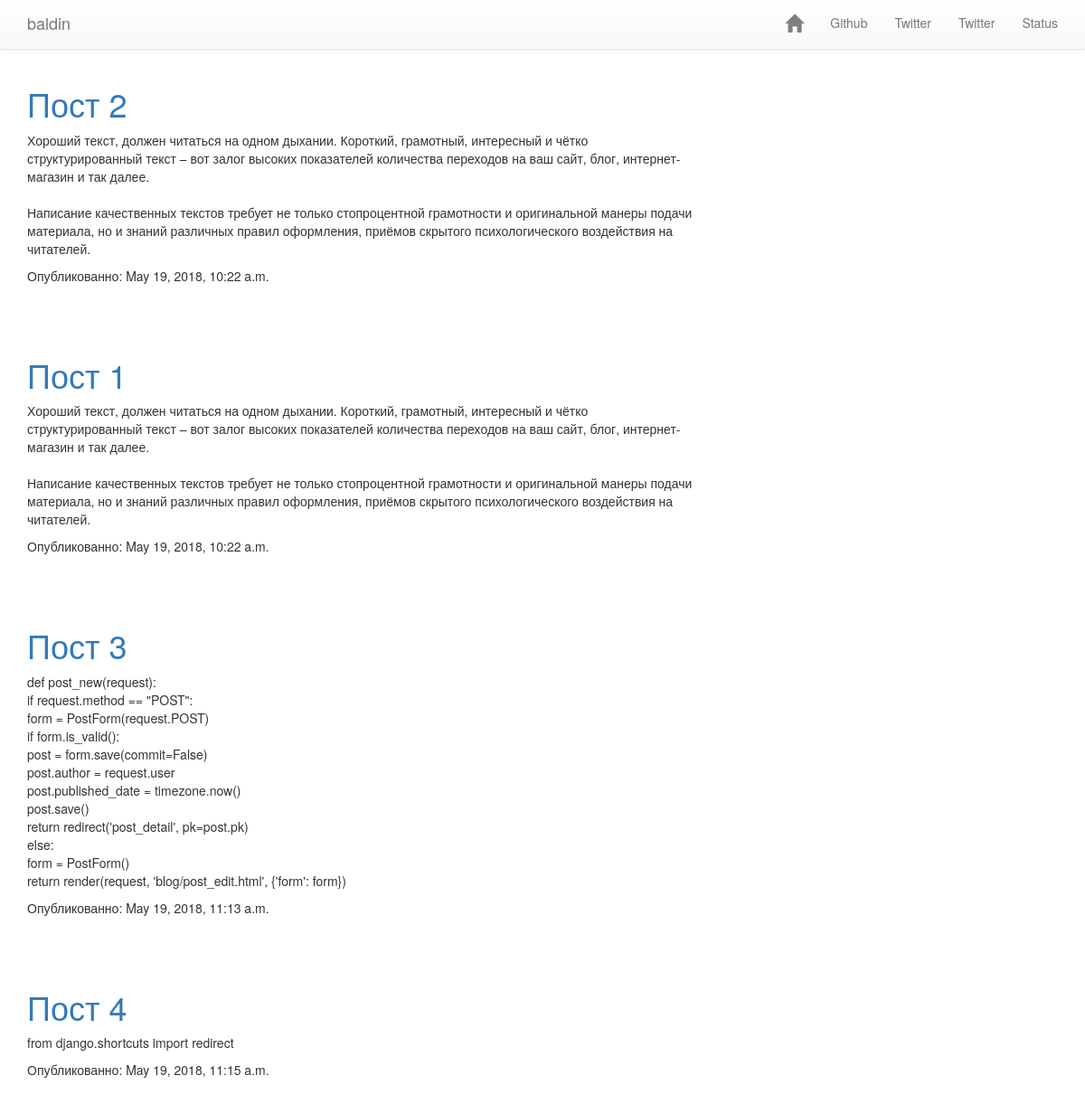
The page / on the database its author committed.
### blog/models.py (models this page shows, shortened)
class Post(models.Model):
    author = models.ForeignKey('auth.User', on_delete=models.CASCADE)
    title = models.CharField(max_length=200)
    text = models.TextField()
    created_date = models.DateTimeField(
            default=timezone.now)
    published_date = models.DateTimeField(
            blank=True, null=True)

### blog/views.py (the view)
def post_list(request):
    posts = Post.objects.filter(published_date__lte=timezone.now()).order_by('published_date')
    return render(request, 'blog/post_list.html', {'posts': posts})

### blog/templates/blog/post_list.html
{% extends 'blog/base.html' %}
{% block content %}
    {% for post in posts %}
        <div class="post">
            <h1><a href="{% url 'post_detail' pk=post.pk %}">{{ post.title }}</a></h1>
            <p>{{ post.text|linebreaksbr }}</p>
        </div>
        <div class="date">
            Опубликованно: {{ post.published_date }}
        </div>
        <br><br><br>
    {% endfor %}
{% endblock %}

### blog/templates/blog/base.html (shortened to what this page needs)
<!DOCTYPE html>
{% load staticfiles %}
<html>
<head>
    <link rel="stylesheet" href="https://maxcdn.bootstrapcdn.com/bootstrap/3.3.7/css/bootstrap.min.css">
    <link rel="stylesheet" href="https://maxcdn.bootstrapcdn.com/bootstrap/3.3.7/css/bootstrap-theme.min.css">
    <body>
        <div>
            <nav class="navbar navbar-default navbar-static-top" role="navigation">
                <div class="container">
                    <div class="navbar-header">
                        <a class="navbar-brand " href="#">baldin</a>
                    </div>
                    <div class="collapse navbar-collapse" id="bs-example-navbar-collapse-1">
                        <ul class="nav navbar-nav navbar-right">
                            <li><a href="#"><span class="glyphicon glyphicon-home" style="color:gray ; font-size:20px"></span></a></li>
                            <li><a href="https://github.com/abald">Github</a></li>
                            <li><a href="#">Twitter</a></li>
                            <li><a href="#">Twitter</a></li>
                            <li><a href="#">Status</a></li>
                        </ul>
                    </div>
                </div>
            </nav>
        </div>
        <div class="content container">
    <div class="row">
        <div class="col-md-8">
          {% block content %}
          {% endblock %}
        </div>
    </div>
</div>
    </body>
</html>

### rows shown on the page
Post: title "Пост 2", text "Хороший текст, должен читаться на одном дыхании. Короткий, грамотный, интересный и чётко структурированный текст – вот залог высоких показателей количества переходов на ваш сайт, блог, интернет-магазин и так далее. Написание качественных текстов требует не только стопроцентной грамотности и оригинальной манеры подачи материала, но и знаний различных правил оформления, приёмов скрытого психологического воздействия на читателей.", published_date "May 19, 2018, 10:22 a.m."
Post: title "Пост 1", text "Хороший текст, должен читаться на одном дыхании. Короткий, грамотный, интересный и чётко структурированный текст – вот залог высоких показателей количества переходов на ваш сайт, блог, интернет-магазин и так далее. Написание качественных текстов требует не только стопроцентной грамотности и оригинальной манеры подачи материала, но и знаний различных правил оформления, приёмов скрытого психологического воздействия на читателей.", published_date "May 19, 2018, 10:22 a.m."
Post: title "Пост 3", text "def post_new(request): if request.method == \"POST\": form = PostForm(request.POST) if form.is_valid(): post = form.save(commit=False) post.author = request.user post.published_date = timezone.now() post.save() return redirect('post_detail', pk=post.pk) else: form = PostForm() return render(request, 'blog/post_edit.html', {'form': form})", published_date "May 19, 2018, 11:13 a.m."
Post: title "Пост 4", text "from django.shortcuts import redirect", published_date "May 19, 2018, 11:15 a.m."
